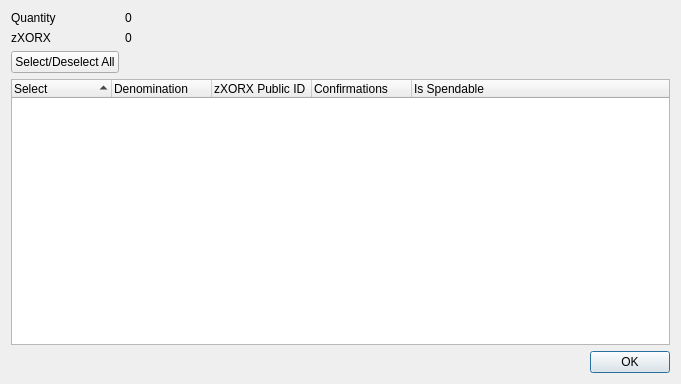
<?xml version="1.0" encoding="UTF-8"?>
<ui version="4.0">
 <class>ZXORXControlDialog</class>
 <widget class="QDialog" name="ZXORXControlDialog">
  <property name="geometry">
   <rect>
    <x>0</x>
    <y>0</y>
    <width>681</width>
    <height>384</height>
   </rect>
  </property>
  <property name="minimumSize">
   <size>
    <width>681</width>
    <height>384</height>
   </size>
  </property>
  <property name="windowTitle">
   <string>Select zXORX to Spend</string>
  </property>
  <layout class="QGridLayout" name="gridLayout">
   <item row="0" column="0">
    <layout class="QFormLayout" name="formLayout">
     <property name="sizeConstraint">
      <enum>QLayout::SetDefaultConstraint</enum>
     </property>
     <item row="0" column="0">
      <widget class="QLabel" name="labelQuantity">
       <property name="text">
        <string>Quantity</string>
       </property>
      </widget>
     </item>
     <item row="0" column="1">
      <widget class="QLabel" name="labelQuantity_int">
       <property name="text">
        <string>0</string>
       </property>
      </widget>
     </item>
     <item row="1" column="0">
      <widget class="QLabel" name="labelZXORX">
       <property name="text">
        <string>zXORX</string>
       </property>
      </widget>
     </item>
     <item row="1" column="1">
      <widget class="QLabel" name="labelZXORX_int">
       <property name="text">
        <string>0</string>
       </property>
      </widget>
     </item>
     <item row="2" column="0">
      <widget class="QPushButton" name="pushButtonAll">
       <property name="text">
        <string>Select/Deselect All</string>
       </property>
      </widget>
     </item>
    </layout>
   </item>
   <item row="1" column="0">
    <layout class="QVBoxLayout" name="verticalLayout">
     <item>
      <widget class="QTreeWidget" name="treeWidget">
       <property name="minimumSize">
        <size>
         <width>0</width>
         <height>250</height>
        </size>
       </property>
       <property name="alternatingRowColors">
        <bool>true</bool>
       </property>
       <property name="sortingEnabled">
        <bool>true</bool>
       </property>
       <property name="columnCount">
        <number>5</number>
       </property>
       <attribute name="headerDefaultSectionSize">
        <number>100</number>
       </attribute>
       <column>
        <property name="text">
         <string notr="true">Select</string>
        </property>
       </column>
       <column>
        <property name="text">
         <string notr="true">Denomination</string>
        </property>
       </column>
       <column>
        <property name="text">
         <string notr="true">zXORX Public ID</string>
        </property>
       </column>
       <column>
        <property name="text">
         <string notr="true">Confirmations</string>
        </property>
       </column>
       <column>
        <property name="text">
         <string>Is Spendable</string>
        </property>
       </column>
      </widget>
     </item>
     <item>
      <widget class="QDialogButtonBox" name="buttonBox">
       <property name="orientation">
        <enum>Qt::Horizontal</enum>
       </property>
       <property name="standardButtons">
        <set>QDialogButtonBox::Ok</set>
       </property>
      </widget>
     </item>
    </layout>
   </item>
  </layout>
 </widget>
 <resources/>
 <connections>
  <connection>
   <sender>buttonBox</sender>
   <signal>accepted()</signal>
   <receiver>ZXORXControlDialog</receiver>
   <slot>accept()</slot>
   <hints>
    <hint type="sourcelabel">
     <x>248</x>
     <y>254</y>
    </hint>
    <hint type="destinationlabel">
     <x>157</x>
     <y>274</y>
    </hint>
   </hints>
  </connection>
  <connection>
   <sender>buttonBox</sender>
   <signal>rejected()</signal>
   <receiver>ZXORXControlDialog</receiver>
   <slot>reject()</slot>
   <hints>
    <hint type="sourcelabel">
     <x>316</x>
     <y>260</y>
    </hint>
    <hint type="destinationlabel">
     <x>286</x>
     <y>274</y>
    </hint>
   </hints>
  </connection>
 </connections>
</ui>
